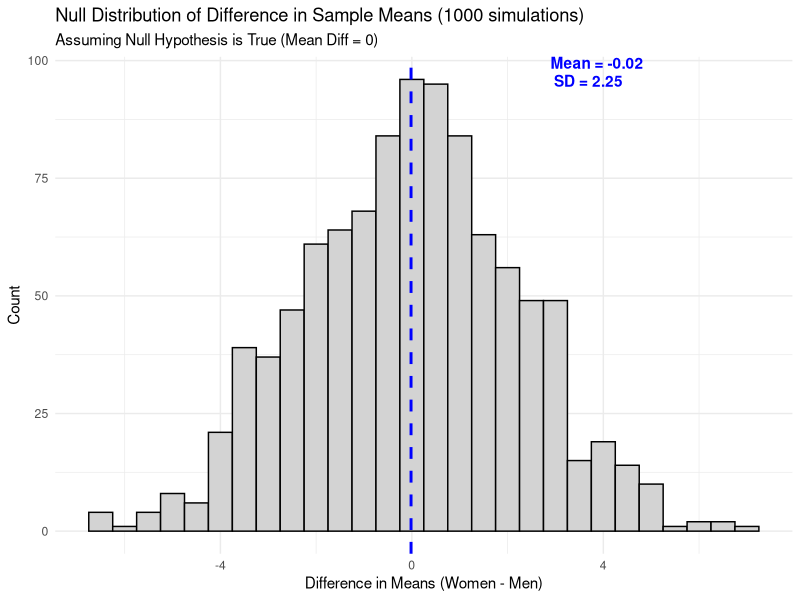
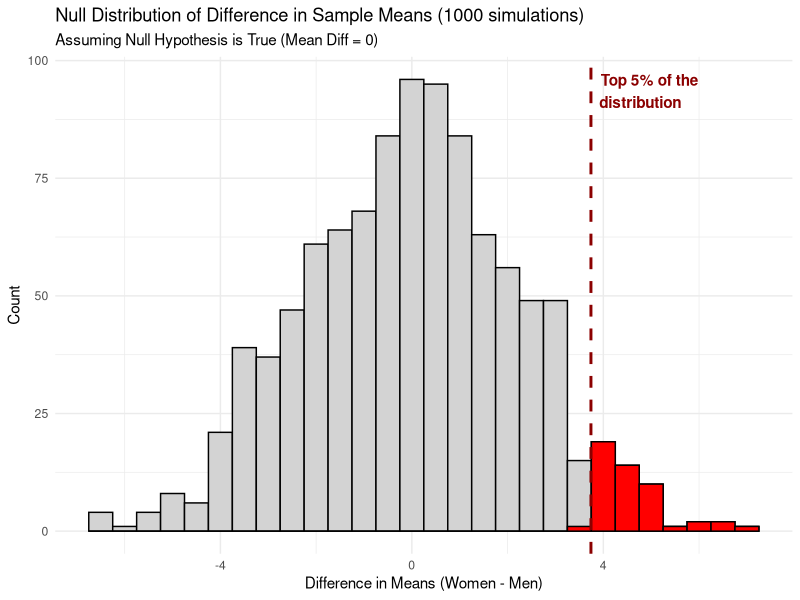
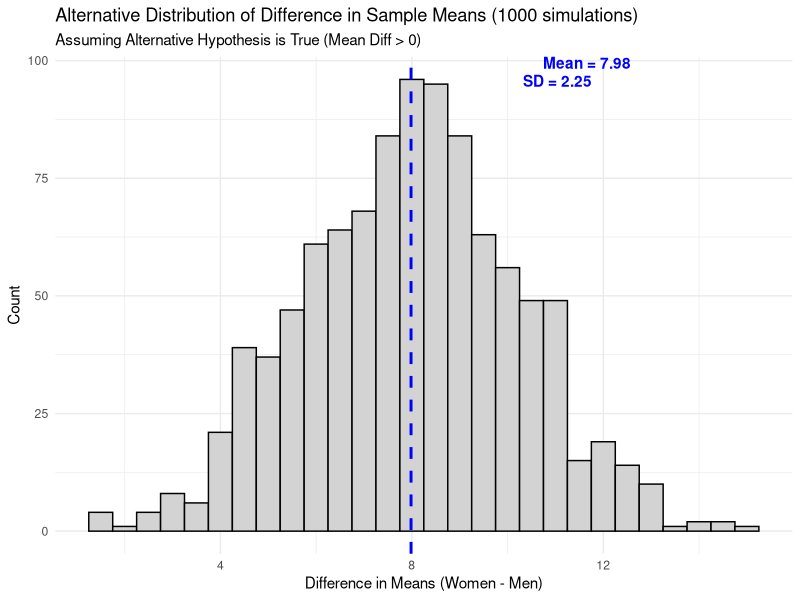
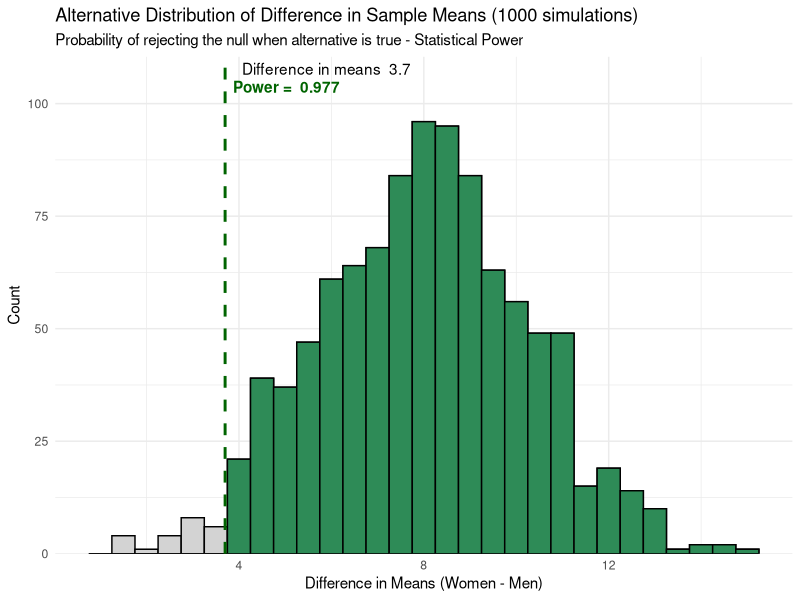

Reproduce these figures in R, in order.
## ---- chunk 1
knitr::opts_chunk$set(echo=TRUE,message=FALSE,warning=FALSE, fig.align = 'center', out.width="80%" )
library(tidyverse)
#library(pwr)
#library(readr)
## ---- chunk 2
# --- Parameters ---
n_per_group <- 10
mean_pop <- 15 # Same mean for both under the Null
sd_pop <- 5
num_simulations <- 1

# --- Simulation Function ---
simulate_diff_means <- function(n, mu1, mu2, sd) {
  sample1 <- rnorm(n, mean = mu1, sd = sd)
  sample2 <- rnorm(n, mean = mu2, sd = sd)
  return(mean(sample1) - mean(sample2))
}

# --- Step 1: Perform one simulation (like "Draw samples" in applet) ---
#set.seed(?) # Reproducibility
sample_women <- rnorm(n_per_group, mean = mean_pop, sd = sd_pop)
sample_men <- rnorm(n_per_group, mean = mean_pop, sd = sd_pop)

cat("--- Single Sample Summary ---\n")
cat("Women Mean:", round(mean(sample_women), 2), " SD:", round(sd(sample_women), 2), "\n")
cat("Men Mean:  ", round(mean(sample_men), 2), " SD:", round(sd(sample_men), 2), "\n")
cat("Difference in Means:", round(mean(sample_women) - mean(sample_men), 2), "\n")
## ---- chunk 3
# --- Parameters ---
n_per_group <- 10
mean_pop <- 15 # Same mean for both under the Null
sd_pop <- 5
num_simulations <- 1000

# --- Simulation Function ---
simulate_diff_means <- function(n, mu1, mu2, sd) {
  sample1 <- rnorm(n, mean = mu1, sd = sd)
  sample2 <- rnorm(n, mean = mu2, sd = sd)
  return(mean(sample1) - mean(sample2))
}

# --- Step 1: Perform one simulation ---
set.seed(123) 
sample_women <- rnorm(n_per_group, mean = mean_pop, sd = sd_pop)
sample_men <- rnorm(n_per_group, mean = mean_pop, sd = sd_pop)

# --- Step 2: Perform 1000 Simulations (Null Distribution) ---
null_differences <- replicate(num_simulations, simulate_diff_means(n_per_group, mean_pop, mean_pop, sd_pop))

# --- Calculate Mean and Standard Deviation of the Null Distribution ---
mean_null_diffs <- mean(null_differences)
sd_null_diffs <- sd(null_differences)

# --- Step 3: Visualize ---
null_data <- data.frame(diff_means = null_differences)

ggplot(null_data, aes(x = diff_means)) +
  # 1. Base Histogram (Gray)
  geom_histogram(binwidth = 0.5, fill = "lightgray", color = "black") +
  
  # Add a vertical line for the mean of the null distribution
  geom_vline(xintercept = mean_null_diffs, color = "blue", linetype = "dashed", size = 1) +
  
  # Add annotations for mean and standard deviation
  annotate("text", x = mean_null_diffs, y = Inf,
           label = paste("Mean =", round(mean_null_diffs, 2)),
           vjust = 1, hjust = -1.5, color = "blue", fontface = "bold") +
  annotate("text", x = sd_null_diffs, y = Inf,
           label = paste("SD =", round(sd_null_diffs, 2)),
           vjust = 2.5, hjust = -0.5, color = "blue", fontface = "bold")+
   # 5. Labs and Theme
  labs(
    title = "Null Distribution of Difference in Sample Means (1000 simulations)",
    subtitle = "Assuming Null Hypothesis is True (Mean Diff = 0)",
    x = "Difference in Means (Women - Men)",
    y = "Count"
  ) +
  theme_minimal()
## ---- chunk 4
# --- Step 3: Calculate the Critical Value (95th Percentile) ---
critical_value <- quantile(null_differences, 0.95)

# Print the value to the console so you can see it
#cat("The Critical Value (Top 5% cutoff) is:", round(critical_value, 2), "\n")

# --- Step 4: Visualize ---
null_data <- data.frame(diff_means = null_differences)

ggplot(null_data, aes(x = diff_means)) +
  # 1. Base Histogram (Gray)
  geom_histogram(binwidth = 0.5, fill = "lightgray", color = "black") +
  
  # 2. Highlighted Histogram (Red) - Only data >= critical value
  geom_histogram(data = subset(null_data, diff_means >= critical_value),
                 binwidth = 0.5, fill = "red", color = "black") +
  
  # 3. Vertical Line at Critical Value
  geom_vline(xintercept = critical_value, color = "darkred", linetype = "dashed", size = 1) +
  
  # 4. Label for the Top 5%
  annotate("text", x = critical_value, y = Inf, label = "Top 5% of the\ndistribution", 
           vjust = 1.5, hjust = -0.1, color = "darkred", fontface = "bold") +
  
  # 5. Labs and Theme
  labs(
    title = "Null Distribution of Difference in Sample Means (1000 simulations)",
    subtitle = "Assuming Null Hypothesis is True (Mean Diff = 0)",
    x = "Difference in Means (Women - Men)",
    y = "Count"
  ) +
  theme_minimal()
## ---- chunk 5
# --- Parameters ---
n_per_group <- 10
mean_women <- 15 
mean_men <- 7
sd_pop <- 5
num_simulations <- 1

# --- Simulation Function ---
simulate_diff_means <- function(n, mu1, mu2, sd) {
  sample1 <- rnorm(n, mean = mu1, sd = sd)
  sample2 <- rnorm(n, mean = mu2, sd = sd)
  return(mean(sample1) - mean(sample2))
}

# --- Step 1: Perform one simulation (like "Draw samples" in applet) ---
set.seed(546) # Reproducibility
sample_women <- rnorm(n_per_group, mean = mean_women, sd = sd_pop)
sample_men <- rnorm(n_per_group, mean = mean_men, sd = sd_pop)

cat("--- Single Sample Summary ---\n")
cat("Women Mean:", round(mean(sample_women), 2), " SD:", round(sd(sample_women), 2), "\n")
cat("Men Mean:  ", round(mean(sample_men), 2), " SD:", round(sd(sample_men), 2), "\n")
cat("Difference in Means:", round(mean(sample_women) - mean(sample_men), 2), "\n")
## ---- chunk 6
# --- Parameters ---
n_per_group <- 10
mean_women <- 15 
mean_men <- 7
sd_pop <- 5
num_simulations <- 1000

# --- Simulation Function ---
simulate_diff_means <- function(n, mu1, mu2, sd) {
  sample1 <- rnorm(n, mean = mu1, sd = sd)
  sample2 <- rnorm(n, mean = mu2, sd = sd)
  return(mean(sample1) - mean(sample2))
}

# --- Step 1: Perform simulation ---
set.seed(123) 
sample_women <- rnorm(n_per_group, mean = mean_women, sd = sd_pop)
sample_men <- rnorm(n_per_group, mean = mean_men, sd = sd_pop)

# --- Step 2: Perform 1000 Simulations (Null Distribution) ---
alternative_differences <- replicate(num_simulations, simulate_diff_means(n_per_group, mean_women, mean_men, sd_pop))

# --- Calculate Mean and Standard Deviation of the Null Distribution ---
mean_alternative_diffs <- mean(alternative_differences)
sd_alternative_diffs <- sd(alternative_differences)

# --- Step 3: Visualize ---
alternative_data <- data.frame(diff_means = alternative_differences)

ggplot(alternative_data, aes(x = diff_means)) +
  # 1. Base Histogram (Gray)
  geom_histogram(binwidth = 0.5, fill = "lightgray", color = "black") +
  
  # Add a vertical line for the mean of the null distribution
  geom_vline(xintercept = mean_alternative_diffs, color = "blue", linetype = "dashed", size = 1) +
  
  # Add annotations for mean and standard deviation
  # THIS annotate CALL IS COMPLETE AND ENDS WITH A PARENTHESIS ')'
  annotate("text", x = mean_alternative_diffs, y = Inf,
           label = paste("Mean =", round(mean_alternative_diffs, 2)),
           vjust = 1, hjust = -1.5, color = "blue", fontface = "bold") +
  annotate("text", x = sd_alternative_diffs, y = Inf,
           label = paste("SD =", round(sd_alternative_diffs, 2)),
           vjust = 2.5, hjust =-5.6, color = "blue", fontface = "bold")+
    # 5. Labs and Theme
  labs(
    title = "Alternative Distribution of Difference in Sample Means (1000 simulations)",
    subtitle = "Assuming Alternative Hypothesis is True (Mean Diff > 0)",
    x = "Difference in Means (Women - Men)",
    y = "Count"
  ) +
  theme_minimal()
## ---- chunk 7


# --- NEW: Define the fixed highlight value ---
highlight_threshold <- 3.7 # The value at which to start highlighting
proportion_highlighted <- sum(alternative_differences >= highlight_threshold) / length(alternative_differences)

# --- Step 3: Visualize the Null Distribution with Highlighted Tail (at 3.7 and above) ---
alternative_data <- data.frame(diff_means = alternative_differences)

ggplot(alternative_data, aes(x = diff_means)) +
  # 1. Base Histogram (Gray)
  geom_histogram(binwidth = 0.5, fill = "lightgray", color = "black") +
  
  # 2. Highlighted Histogram (Green) - Only data >= highlight_threshold
  geom_histogram(data = subset(alternative_data, diff_means >= highlight_threshold),
                 binwidth = 0.5, fill = "seagreen", color = "black") + # Changed fill to 'seagreen'
  
  # 3. Vertical Line at the Highlight Threshold
  geom_vline(xintercept = highlight_threshold, color = "darkgreen", linetype = "dashed", size = 1) + # Changed color
  
  # 4. Label for the Highlighted Area 
  annotate("text", x = highlight_threshold, y = Inf,
           label = paste("Difference in means ", highlight_threshold), # Updated label text
           vjust = 1.5, hjust = -0.1) +
   annotate("text", x = proportion_highlighted, y = Inf,
           label = paste("Power = ", proportion_highlighted), # Updated label text
           vjust = 3, hjust = -1.25, color = "darkgreen",, fontface = "bold" ) +
    # 5. Labs and Theme
  labs(
    title = "Alternative Distribution of Difference in Sample Means (1000 simulations)",
    subtitle = paste("Probability of rejecting the null when alternative is true - Statistical Power"),
    x = "Difference in Means (Women - Men)",
    y = "Count"
  ) +
  theme_minimal() +
  # Expand Y axis top margin for labels
  scale_y_continuous(expand = expansion(mult = c(0, 0.15)))
  
## ---- chunk 8
library(pwr)

# --- Scenario Parameters ---
n_women <- 10
n_men <- 10
mean_women <- 15
mean_men <- 7
sd_pop <- 5
alpha <- 0.05 # Significance level

# --- Calculate Effect Size ---
effect_size <- abs(mean_women - mean_men) / sd_pop
cat("Calculated effect size:", effect_size, "\n\n")

# --- Calculate Statistical Power using pwr.t.test ---
power_result <- pwr.t.test(
  n = n_women,       # Sample size per group (assumes equal n)
  d = effect_size,      # effect size
  sig.level = alpha, # Significance level
  type = "two.sample", # Two independent samples
  alternative = "greater" # One-sided test (women mean > men mean)
)

print(power_result)
## ---- chunk 9
library(pwr)

# --- Scenario Parameters ---
n_women <- 5
n_men <- 5
mean_women <- 15
mean_men <- 7
sd_pop <- 5
alpha <- 0.05 # Significance level

# --- Calculate Effect Size ---
effect_size <- abs(mean_women - mean_men) / sd_pop
cat("Calculated effect size:", effect_size, "\n\n")

# --- Calculate Statistical Power using pwr.t.test ---
power_result <- pwr.t.test(
  n = n_women,       # Sample size per group (assumes equal n)
  d = effect_size,      # effect size
  sig.level = alpha, # Significance level
  type = "two.sample", # Two independent samples
  alternative = "greater" # One-sided test (women mean > men mean)
)

print(power_result)
## ---- chunk 10
library(pwr)

# --- Scenario Parameters ---
n_women <- 10
n_men <- 10
mean_women <- 15
mean_men <- 11
sd_pop <- 5
alpha <- 0.05 # Significance level

# --- Calculate Effect Size ---
effect_size <- abs(mean_women - mean_men) / sd_pop
cat("Calculated effect size:", effect_size, "\n\n")

# --- Calculate Statistical Power using pwr.t.test ---
power_result <- pwr.t.test(
  n = n_women,       # Sample size per group (assumes equal n)
  d = effect_size,      # effect size
  sig.level = alpha, # Significance level
  type = "two.sample", # Two independent samples
  alternative = "greater" # One-sided test (women mean > men mean)
)

print(power_result)
## ---- chunk 11
library(pwr)

# --- Scenario Parameters ---
n_women <- 10
n_men <- 10
mean_women <- 15
mean_men <- 7
sd_pop <- 5 # Common standard deviation for all groups in ANOVA context
alpha <- 0.05 # Significance level

# --- Parameters for pwr.anova.test ---
k_groups <- 2 # Number of groups (women, men)
# For pwr.anova.test, 'n' is the sample size *per group*.
# Assuming equal group sizes, n_per_group = n_women (or n_men).
n_per_group <- n_women

# --- Calculate Effect Size for ANOVA ---
grand_mean <- (mean_women + mean_men) / k_groups

# Sum of squared deviations of group means from the grand mean
sum_sq_dev_means <- (mean_women - grand_mean)^2 + (mean_men - grand_mean)^2

# Calculate effect size
f_effect_size <- sqrt(sum_sq_dev_means / (k_groups * sd_pop^2))

cat("Calculated Grand Mean:", grand_mean, "\n")
cat("Calculated Cohen's f for ANOVA:", f_effect_size, "\n")


# --- Calculate Statistical Power using pwr.anova.test ---
power_result_anova <- pwr.anova.test(
  k = k_groups,          # Number of groups
  n = n_per_group,       # Sample size per group
  f = f_effect_size,     # Cohen's f effect size
  sig.level = alpha      # Significance level
)

# Print the power analysis result
print(power_result_anova)

## ---- chunk 12
library(pwr)

# --- Scenario Parameters ---
n_women <- 10
n_men <- 10
mean_women <- 15
mean_men <- 7
sd_pop <- 5
alpha <- 0.01 # updated significance level=P(Type I Error)

# --- Calculate Effect Size ---
effect_size <- abs(mean_women - mean_men) / sd_pop
cat("Calculated effect size:", effect_size, "\n\n")

# --- Calculate Statistical Power using pwr.t.test ---
power_result <- pwr.t.test(
  n = n_women,       # Sample size per group (assumes equal n)
  d = effect_size,      # effect size
  sig.level = alpha, # Significance level
  type = "two.sample", # Two independent samples
  alternative = "greater" # One-sided test (women mean > men mean)
)

print(power_result)
## ---- chunk 13
library(pwr)

# --- Scenario Parameters ---
n_women <- 10
n_men <- 10
mean_women <- 15
mean_men <- 7
sd_pop <- 2.5
alpha <- 0.01 # updated significance level=P(Type I Error)

# --- Calculate Effect Size ---
effect_size <- abs(mean_women - mean_men) / sd_pop
cat("Calculated effect size:", effect_size, "\n\n")

# --- Calculate Statistical Power using pwr.t.test ---
power_result <- pwr.t.test(
  n = n_women,       # Sample size per group (assumes equal n)
  d = effect_size,      # effect size
  sig.level = alpha, # Significance level
  type = "two.sample", # Two independent samples
  alternative = "greater" # One-sided test (women mean > men mean)
)

print(power_result)
